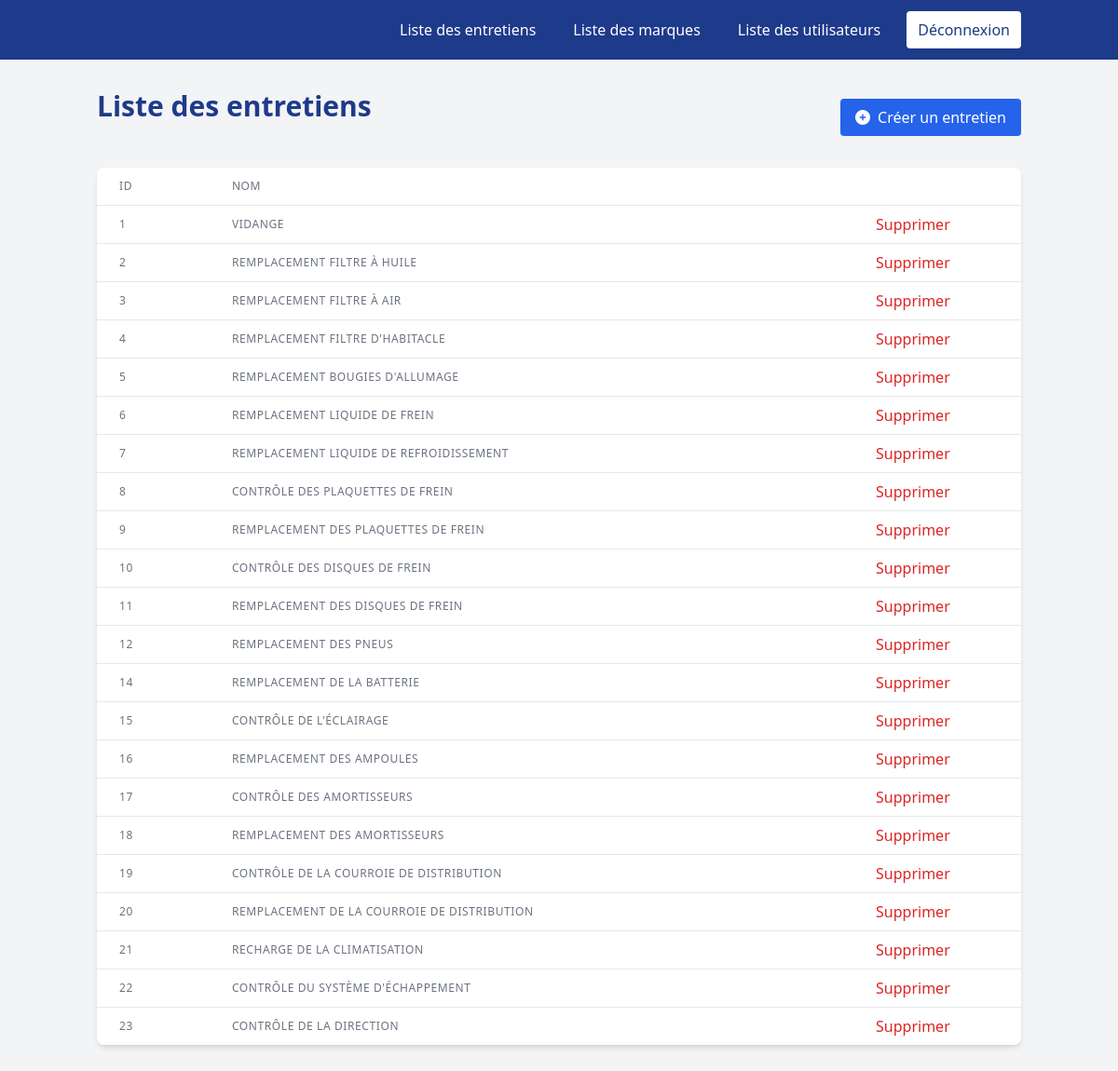
Screenshot of /?ctrl=type&action=showall (signed in) with the database file from the repository.
### tables this page shows
CREATE TABLE `type` (
  `typ_id` int(11) NOT NULL,
  `typ_label` varchar(50) DEFAULT NULL
);

### models/CoreModel.php (called while the page is built, shortened)
<?php
abstract class CoreModel
{
    private $_engine = DB_ENGINE;
    private $_host = DB_HOST;
    private $_dbname = DB_NAME;
    private $_charset = DB_CHARSET;
    private $_dbuser = DB_USER;
    private $_dbpwd = DB_PWD;
    private $_db;
    private function connect(): void
    {
        try {
            $dsn = $this->_engine . ':host=' . $this->_host . ';dbname=' . $this->_dbname . ';charset=' . $this->_charset;
            $this->_db = new PDO($dsn, $this->_dbuser, $this->_dbpwd, [PDO::ATTR_ERRMODE => PDO::ERRMODE_EXCEPTION, PDO::ATTR_DEFAULT_FETCH_MODE => PDO::FETCH_ASSOC]);
        } catch (PDOException $e) {
            die($e->getMessage());
        }
    }
    protected function getDb(): PDO
    {
        return $this->_db;
    }
}

### models/TypeModel.php (called while the page is built, shortened)
<?php
class TypeModel extends CoreModel
{
    public function readAll()
    {
        $sql = "SELECT * FROM type";
        try{
            if($this->_req = $this->getDb()->prepare($sql)){
                if($this->_req->execute()){
                    $datas = $this->_req->fetchAll(PDO::FETCH_ASSOC);
                    return $datas;
                }
            }
            return false;
        }catch (Exception $e){
            die($e->getMessage());
        }
    }
}

### entity/CoreEntity.php (called while the page is built, shortened)
<?php
abstract class CoreEntity
{
    private function hydrate(array $data): void
    {
        foreach ($data as $key => $value) {
            $methodName = 'set' . ucfirst(substr($key, 4, strlen($key) - 4));
        }
    }
}

### entity/Type.php (called while the page is built)
<?php
class Type extends CoreEntity
{
    private string $label;
    private int $id;
    public function getLabel(): string
    {
        return $this->label;
    }
    public function getId(): int
    {
        return $this->id;
    }
    public function setLabel(string $label): void
    {
        $this->label = $label;
    }
    public function setId(int $id): void
    {
        $this->id = $id;
    }
}

### views/type/showAll.php (the view, shortened to what this page needs)
<main class="container mx-auto px-4 py-8 min-h-screen">
    <div class="flex justify-between items-center mb-6">
        <h1 class="text-3xl font-bold mb-6 text-blue-900 ">Liste des entretiens</h1>
        <button onclick="openCreateModal()"
                class="bg-blue-600 text-white py-2 px-4 rounded hover:bg-blue-700 transition duration-300">
            <i class="fas fa-plus-circle mr-2"></i>Créer un entretien
        </button>
    </div>
    <div class="bg-white shadow-md rounded-lg overflow-hidden">
        <table class="min-w-full divide-y divide-gray-200">
            <tbody class="bg-white divide-y divide-gray-200">
            <tr>
                <th class="px-6 py-3 text-left text-xs font-medium text-gray-500 tracking-wider">ID</th>
                <th class="px-6 py-3 text-left text-xs font-medium text-gray-500 uppercase tracking-wider user-role">
                    Nom
                </th>
            </tr>
            <?php foreach ($types as $type): ?>
                <tr>
                    <th class="px-6 py-3 text-left text-xs font-medium text-gray-500 tracking-wider"><?= $type->getId() ?></th>
                    <th class="px-6 py-3 text-left text-xs font-medium text-gray-500 uppercase tracking-wider user-role"><?= $type->getLabel() ?></th>
                    <td>
                        <button onclick="openDeleteModal(<?=$type->getId()?>)" class="text-red-600 hover:text-red-900">Supprimer</button>
                    </td>
                </tr>
            <?php endforeach; ?>
            </tbody>
        </table>
    </div>
</main>

### views/partials/head.php (shortened to what this page needs)
<!DOCTYPE html>
<html lang="fr">
<head>
    <script src="https://cdn.tailwindcss.com"></script>
    <link rel="stylesheet" href="https://cdnjs.cloudflare.com/ajax/libs/font-awesome/6.7.2/css/all.min.css">
</head>
<body class="bg-gray-100">

### views/partials/navbar.php (shortened to what this page needs)
<header class="bg-blue-900 text-white">
    <div class="container mx-auto px-4 py-3">
        <div class="flex justify-between items-center">
            <nav id="nav-menu" class="hidden md:flex md:items-center space-x-4">
                <?php if (isset($_SESSION['user'])) : ?>
                    <?php if ($_SESSION['user']['power'] >= 100) : ?>
                        <a href="?ctrl=type&action=showall" class="px-3 py-2 rounded hover:bg-blue-800">Liste des entretiens</a>
                        <a href="?ctrl=brand&action=showall" class="px-3 py-2 rounded hover:bg-blue-800">Liste des marques</a>
                        <a href="?ctrl=user&action=showall" class="px-3 py-2 rounded hover:bg-blue-800">Liste des utilisateurs</a>
                        <a href="?ctrl=user&action=logout" class="px-3 py-2 bg-white text-blue-900 rounded ml-2 hover:bg-gray-200">Déconnexion</a>
                    <?php endif; ?>
                <?php elseif (isset($_GET['action']) && ($_GET['action']) !== "login") : ?>
                    <a href="?ctrl=user&action=login" class="px-3 py-2 bg-white text-blue-900 rounded ml-2 hover:bg-gray-200">Connexion</a>
                <?php endif; ?>
            </nav>
        </div>
    </div>
</header>

### index.php (shortened to what this page needs)
<?php
require_once 'views/partials/head.php';
require_once 'views/partials/navbar.php';
$ctrl = 'HomeController';
if (isset($_GET['ctrl'])) {
    $ctrl = ucfirst(strtolower($_GET['ctrl'])) . 'Controller';
}
$method = 'index';
if (isset($_GET['action'])) {
    $method = $_GET['action'];
}
try {
    if (class_exists($ctrl)) {
        $controller = new $ctrl();
        if (!empty($_POST)) {
            if (method_exists($ctrl, $method)) {
                if (!empty($_GET['id']) && ctype_digit($_GET['id'])) {
                    $controller->$method($_GET['id'], $_POST);
                } else {
                    $controller->$method($_POST);
                }
            }
        } else {
            if (method_exists($ctrl, $method)) {
                if (!empty($_GET['id']) && ctype_digit($_GET['id'])) {
                    $controller->$method($_GET['id']);
                }
                else {
                    $controller->$method();
                }
            }
        }
    }
} catch (Exception $e) {
    die($e->getMessage());
}
require_once 'views/partials/foot.php';

### controllers/TypeController.php (shortened to what this page needs)
<?php
class TypeController
{
    public function showAll(): void
    {
        if ($_SESSION['user']['power'] >= 100) {
            try {
                $model = new TypeModel();
                $datas = $model->readAll();
                foreach ($datas as $data) {
                    $types[] = new Type($data);
                }
                require_once "views/type/showAll.php";
            } catch (Exception $e) {
                echo $e->getMessage();
            }
        } else {
            header('Location: ?ctrl=home&action=index&error=403');
        }
    }
}

### views/partials/foot.php
</body>
</html>

### rows the page displays
type: typ_id "1", typ_label "VIDANGE"
type: typ_id "2", typ_label "REMPLACEMENT FILTRE À HUILE"
type: typ_id "3", typ_label "REMPLACEMENT FILTRE À AIR"
type: typ_id "4", typ_label "REMPLACEMENT FILTRE D'HABITACLE"
type: typ_id "5", typ_label "REMPLACEMENT BOUGIES D'ALLUMAGE"
type: typ_id "6", typ_label "REMPLACEMENT LIQUIDE DE FREIN"
type: typ_id "7", typ_label "REMPLACEMENT LIQUIDE DE REFROIDISSEMENT"
type: typ_id "8", typ_label "CONTRÔLE DES PLAQUETTES DE FREIN"
type: typ_id "9", typ_label "REMPLACEMENT DES PLAQUETTES DE FREIN"
type: typ_id "10", typ_label "CONTRÔLE DES DISQUES DE FREIN"
type: typ_id "11", typ_label "REMPLACEMENT DES DISQUES DE FREIN"
type: typ_id "12", typ_label "REMPLACEMENT DES PNEUS"
type: typ_id "14", typ_label "REMPLACEMENT DE LA BATTERIE"
type: typ_id "15", typ_label "CONTRÔLE DE L'ÉCLAIRAGE"
type: typ_id "16", typ_label "REMPLACEMENT DES AMPOULES"
type: typ_id "17", typ_label "CONTRÔLE DES AMORTISSEURS"
type: typ_id "18", typ_label "REMPLACEMENT DES AMORTISSEURS"
type: typ_id "19", typ_label "CONTRÔLE DE LA COURROIE DE DISTRIBUTION"
type: typ_id "20", typ_label "REMPLACEMENT DE LA COURROIE DE DISTRIBUTION"
type: typ_id "21", typ_label "RECHARGE DE LA CLIMATISATION"
type: typ_id "22", typ_label "CONTRÔLE DU SYSTÈME D'ÉCHAPPEMENT"
type: typ_id "23", typ_label "CONTRÔLE DE LA DIRECTION"
